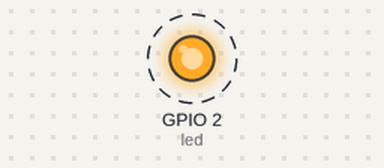
Simulated run of this sketch. Board: ESP32. Shown: output pins drawn as LEDs (lit = HIGH). Dashed ring = blinking. WiFi joins after 1.5 s; servers stay silent unless stated; what the sketch prints to the serial monitor is not drawn.

Above: at 1.8 s.
Timing chart, 0 to 6.1 s (numbered marks = the images above):
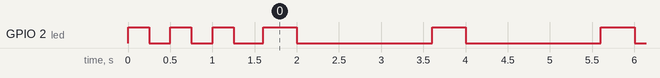

Measured:
- by itself, GPIO 2 (led): goes LOW 0.25 s, HIGH 0.25 s, LOW 0.25 s, HIGH 0.25 s, LOW 0.35 s, 64 × (HIGH 0.40 s, LOW 1.6 s), then HIGH

The sketch:

ArduinoCode.ino
```cpp
#include <Adafruit_BMP085.h>
// Library for interfacing with BMP085 sensor to read atmospheric pressure, temperature, and calculate altitude
#include <WiFi.h>
// Library for connecting ESP32 to a Wi-Fi network as a station (client)
#include <WiFiClient.h>
// Library for creating a Wi-Fi client to handle connections to a specified IP address and port
#include <WebServer.h>
// Library for creating a simple HTTP server on the ESP32, handling incoming HTTP requests
#include <ESPmDNS.h>
// Library for enabling mDNS (Multicast DNS) on the ESP32 for local network device discovery
// Used in Chromecast, SmartTV, etc

// BMP Sensor instance
Adafruit_BMP085 bmp;

// WiFi credentials
const char* ssid = "Melara2";
const char* password = "dsma3010";

// Web server instance
WebServer server(80);

// LED Pin
const int led = LED_BUILTIN;

// Network configuration
IPAddress local_IP(192, 168, 0, 100);
IPAddress gateway(192, 168, 0, 1);
IPAddress subnet(255, 255, 255, 0);

// Timing variables
unsigned long previousMillis = 0;
const long interval1 = 1600;
const long interval2 = 400;
int ledState = LOW;

/**
 * Function to read temperature, pressure, and altitude from the BMP sensor.
 * @returns {String} JSON string with temperature, pressure, and altitude (in Spanish)
 */
String readSensorData() {
    // Read temperature, pressure, and altitude from the BMP sensor
    double temp = bmp.readTemperature();
    double press = bmp.readPressure();
    double alt = bmp.readAltitude();

    // Create a JSON object with temperature (C), pressure (Pa), and altitude (M)
    // Rounded to 2 decimals using the String(value, decimalPlaces) method
    String sensorData = "{\"temperature\":" + String(temp, 2) +
                         ",\"presion\":" + String(press, 2) +
                         ",\"altitud\":" + String(alt, 2) + "}";

    // Return the JSON object as a string
    return sensorData;
}

/**
 * Handles requests to the root URL ("/") and sends sensor data as a response.
 */
void handleRoot() {
    server.sendHeader("Access-Control-Allow-Origin", "*");
    server.send(200, "text/plain", readSensorData());
}

/**
 * Handles requests to unknown URLs and sends a 404 response.
 */
void handleNotFound() {
    String message = "File Not Found\n\n";
    message += "URI: ";
    message += server.uri();
    message += "\nMethod: ";
    message += (server.method() == HTTP_GET) ? "GET" : "POST";
    message += "\nArguments: ";
    message += server.args();
    message += "\n";
    for (uint8_t i = 0; i < server.args(); i++) {
        message += " " + server.argName(i) + ": " + server.arg(i) + "\n";
    }
    server.send(404, "text/plain", message);
}

/**
 * Arduino setup function.
 */
void setup() {
    // Serial communication initialization
    Serial.begin(9600);

    // Check if BMP sensor is connected
    if (!bmp.begin()) {
        Serial.println("Could not find a valid BMP085 sensor, check wiring!");
        while (1) {}
    }

    // Set LED pin as an output
    pinMode(led, OUTPUT);

    // WiFi configuration
    WiFi.mode(WIFI_STA);

    // Configure static IP address
    if (!WiFi.config(local_IP, gateway, subnet)) {
        Serial.println("STA Failed to configure");
    }

    // Connect to WiFi
    WiFi.begin(ssid, password);
    Serial.println("");

    // Wait for connection
    while (WiFi.status() != WL_CONNECTED) {
        digitalWrite(led, 1);
        delay(250);
        digitalWrite(led, 0);
        delay(250);
        Serial.print(".");
    }

    // Display connection information
    Serial.println("");
    Serial.print("Connected to ");
    Serial.println(ssid);
    Serial.print("IP address: ");
    Serial.println(WiFi.localIP());

    // MDNS configuration
    if (MDNS.begin("esp32")) {
        Serial.println("MDNS responder started");
    }

    // Set up HTTP server routes
    server.on("/", handleRoot);
    server.onNotFound(handleNotFound);

    // Start HTTP server
    server.begin();
    Serial.println("HTTP server started");
}

/**
 * Checks WiFi connection status and controls LED blinking.
 */
void checkConnection() {
    if (WiFi.status() != WL_CONNECTED) {
        digitalWrite(led, 0);
    } else {
        unsigned long currentMillis = millis();
        if (currentMillis - previousMillis >= interval1 && ledState == LOW) {
            previousMillis = currentMillis;
            ledState = HIGH;
        } else if (currentMillis - previousMillis >= interval2 && ledState == HIGH) {
            previousMillis = currentMillis;
            ledState = LOW;
        }
        digitalWrite(led, ledState);
    }
}

/**
 * Arduino loop function.
 */
void loop(void) {
    // Handle client requests
    server.handleClient();

    // Allow the CPU to switch to other tasks
    delay(2);

    // Check WiFi connection and control LED
    checkConnection();
}
```
